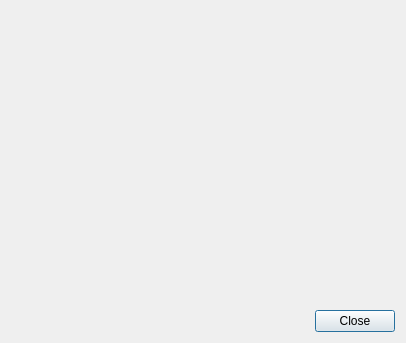
<?xml version="1.0" encoding="UTF-8"?>
<ui version="4.0">
 <class>PlaceholderDialog</class>
 <widget class="QDialog" name="PlaceholderDialog">
  <property name="geometry">
   <rect>
    <x>0</x>
    <y>0</y>
    <width>406</width>
    <height>343</height>
   </rect>
  </property>
  <property name="windowTitle">
   <string>TODO: This Dialog</string>
  </property>
  <layout class="QVBoxLayout" name="verticalLayout">
   <item>
    <spacer name="verticalSpacer">
     <property name="orientation">
      <enum>Qt::Vertical</enum>
     </property>
     <property name="sizeHint" stdset="0">
      <size>
       <width>20</width>
       <height>61</height>
      </size>
     </property>
    </spacer>
   </item>
   <item>
    <layout class="QHBoxLayout" name="horizontalLayout" stretch="1,0,1">
     <item>
      <spacer name="horizontalSpacer">
       <property name="orientation">
        <enum>Qt::Horizontal</enum>
       </property>
       <property name="sizeHint" stdset="0">
        <size>
         <width>18</width>
         <height>20</height>
        </size>
       </property>
      </spacer>
     </item>
     <item>
      <widget class="QLabel" name="label_2">
       <property name="sizePolicy">
        <sizepolicy hsizetype="Preferred" vsizetype="Preferred">
         <horstretch>0</horstretch>
         <verstretch>0</verstretch>
        </sizepolicy>
       </property>
       <property name="maximumSize">
        <size>
         <width>128</width>
         <height>128</height>
        </size>
       </property>
       <property name="text">
        <string/>
       </property>
       <property name="pixmap">
        <pixmap resource="../icons.qrc">:/icons/dummy.png</pixmap>
       </property>
       <property name="scaledContents">
        <bool>true</bool>
       </property>
       <property name="alignment">
        <set>Qt::AlignCenter</set>
       </property>
      </widget>
     </item>
     <item>
      <spacer name="horizontalSpacer_2">
       <property name="orientation">
        <enum>Qt::Horizontal</enum>
       </property>
       <property name="sizeHint" stdset="0">
        <size>
         <width>28</width>
         <height>20</height>
        </size>
       </property>
      </spacer>
     </item>
    </layout>
   </item>
   <item>
    <widget class="QLabel" name="label">
     <property name="text">
      <string>&lt;TODO: Something fancy here!&gt;</string>
     </property>
     <property name="alignment">
      <set>Qt::AlignCenter</set>
     </property>
    </widget>
   </item>
   <item>
    <spacer name="verticalSpacer_2">
     <property name="orientation">
      <enum>Qt::Vertical</enum>
     </property>
     <property name="sizeHint" stdset="0">
      <size>
       <width>20</width>
       <height>40</height>
      </size>
     </property>
    </spacer>
   </item>
   <item>
    <widget class="QDialogButtonBox" name="buttonBox">
     <property name="orientation">
      <enum>Qt::Horizontal</enum>
     </property>
     <property name="standardButtons">
      <set>QDialogButtonBox::Close</set>
     </property>
    </widget>
   </item>
  </layout>
 </widget>
 <resources>
  <include location="../icons.qrc"/>
 </resources>
 <connections>
  <connection>
   <sender>buttonBox</sender>
   <signal>accepted()</signal>
   <receiver>PlaceholderDialog</receiver>
   <slot>accept()</slot>
   <hints>
    <hint type="sourcelabel">
     <x>248</x>
     <y>254</y>
    </hint>
    <hint type="destinationlabel">
     <x>157</x>
     <y>274</y>
    </hint>
   </hints>
  </connection>
  <connection>
   <sender>buttonBox</sender>
   <signal>rejected()</signal>
   <receiver>PlaceholderDialog</receiver>
   <slot>reject()</slot>
   <hints>
    <hint type="sourcelabel">
     <x>316</x>
     <y>260</y>
    </hint>
    <hint type="destinationlabel">
     <x>286</x>
     <y>274</y>
    </hint>
   </hints>
  </connection>
 </connections>
</ui>
